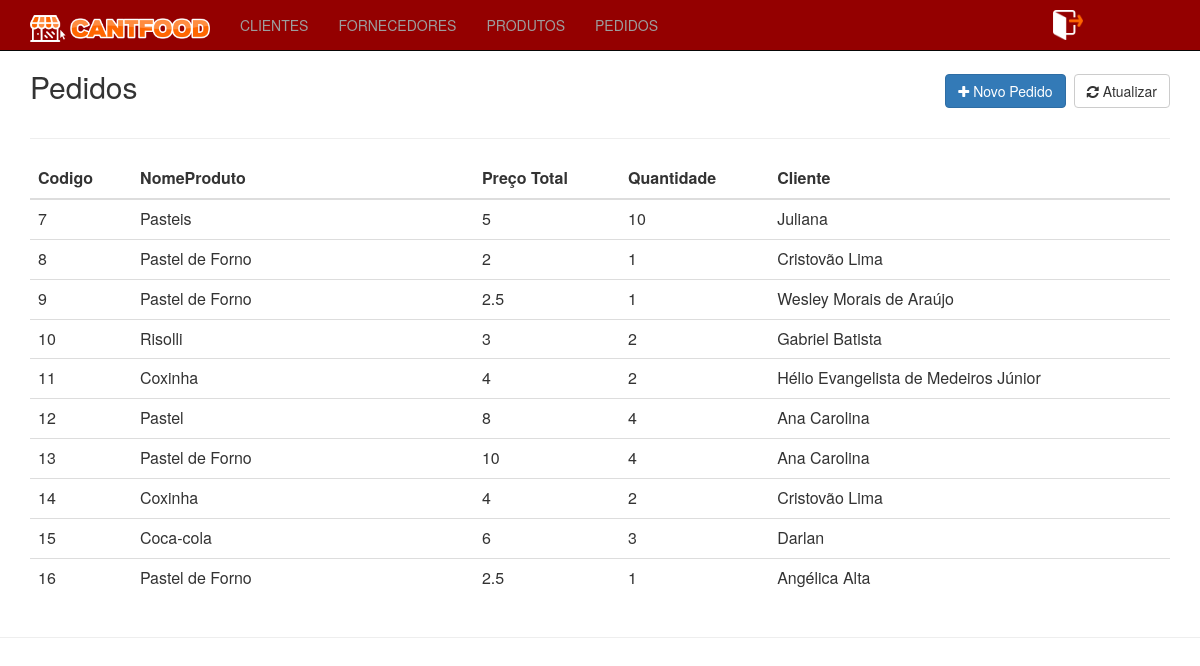
The page /pedidos/index.php on the database its author committed.
### tables this page shows
CREATE TABLE `pedidos` (
  `idProduto` int(11) NOT NULL,
  `idCliente` int(11) NOT NULL,
  `idPedidos` int(11) NOT NULL,
  `preco` double NOT NULL,
  `dataCompra` datetime NOT NULL,
  `nomeProduto` varchar(255) NOT NULL,
  `quantidade` int(12) NOT NULL,
  `nomeCliente` varchar(255) NOT NULL
);

### _dao/daoseguranca.php (called while the page is built, shortened)
<?php
function PedidosExistentes() {
    $conn = conexao();
    $result = mysqli_query($conn, "Select * from pedidos");
    $i = 0;
    $simulados = array();
    if (mysqli_num_rows($result)) {
        while ($row = $result->fetch_assoc()) {
            $simulados[$i]['ID_PEDIDO'] = $row['idPedidos'];
            $simulados[$i]['NOME_PROD'] = $row['nomeProduto'];
            $simulados[$i]['QUANT'] = $row['quantidade'];
            $simulados[$i]['PRECO'] = $row['preco'];
            $simulados[$i]['NOME_CLI'] = $row['nomeCliente'];
            $i++;
        }
    }
    return $simulados;
}
?>

### inc/database.php (called while the page is built, shortened)
<?php
function open_database() {
	try {
		$conn = new mysqli(DB_HOST, DB_USER, DB_PASSWORD, DB_NAME);
		return $conn;
	} catch (Exception $e) {
		echo $e->getMessage();
		return null;
	}
}
function find( $table = null, $id = null ) {
	$database = open_database();
	$found = null;
	try {
	  if ($id) {
	    $sql = "SELECT * FROM " . $table . " WHERE id = " . $id;
	    $result = $database->query($sql);
	    if ($result->num_rows > 0) {
	      $found = $result->fetch_assoc();
	    }
	  } else {
	    $sql = "SELECT * FROM " . $table;
	    $result = $database->query($sql);
	    if ($result->num_rows > 0) {
	      $found = $result->fetch_all(MYSQLI_ASSOC);
	    }
	  }
	} catch (Exception $e) {
	  $_SESSION['message'] = $e->GetMessage();
	  $_SESSION['type'] = 'danger';
  }
	return $found;
}
 function find_all( $table ) {
	return find($table);
}

### pedidos/functionspedidos.php (called while the page is built, shortened)
<?php
function indexpedidos() {
	$pedidos = find_all('pedidos');
}

### pedidos/index.php (the view, shortened to what this page needs)
<?php
    require_once('functionspedidos.php');
    indexpedidos();
?>
<header>
	<div class="row">
		<div class="col-sm-6">
			<h2>Pedidos</h2>
		</div>
		<div class="col-sm-6 text-right h2">
	    	<a class="btn btn-primary" href="addpedidos.php"><i class="fa fa-plus"></i> Novo Pedido</a>
	    	<a class="btn btn-default" href="index.php"><i class="fa fa-refresh"></i> Atualizar</a>
	    </div>
	</div>
</header>
<hr>
<table class="table table-hover">
<thead>
	<tr>
		<th>Codigo</th>
		<th width="30%">NomeProduto</th>
		<th>Preço Total</th>
        <th>Quantidade</th>
		<th>Cliente</th>
	</tr>
			</thead>
					<tbody>
					<?php
					require_once '../_dao/daoseguranca.php';
					$vetor = PedidosExistentes();
					$tamanho = count($vetor);
		            if($tamanho > 0){
		                for($i =0; $i<$tamanho; $i++){
		                    echo"<tr><td>" . $vetor[$i]['ID_PEDIDO']  . "</td>";
		                    echo"<td>" .     $vetor[$i]['NOME_PROD'] . "</td>";
		                    echo"<td>" .     $vetor[$i]['PRECO'] . "</td>";
		                    echo"<td>" .     $vetor[$i]['QUANT'] . "</td>";
		                    echo"<td>" .     $vetor[$i]['NOME_CLI'] . "</td>";
		                }
		            }
					  ?>
					</tbody>
			</table>

### inc/header.php (style rules this page uses)
body { padding-top: 50px; padding-bottom: 20px; }

### rows shown on the page
pedidos: idPedidos "7", nomeProduto "Pasteis", preco "5", quantidade "10", nomeCliente "Juliana"
pedidos: idPedidos "8", nomeProduto "Pastel de Forno", preco "2", quantidade "1", nomeCliente "Cristovão Lima"
pedidos: idPedidos "9", nomeProduto "Pastel de Forno", preco "2.5", quantidade "1", nomeCliente "Wesley Morais de Araújo"
pedidos: idPedidos "10", nomeProduto "Risolli", preco "3", quantidade "2", nomeCliente "Gabriel Batista"
pedidos: idPedidos "11", nomeProduto "Coxinha", preco "4", quantidade "2", nomeCliente "Hélio Evangelista de Medeiros Júnior"
pedidos: idPedidos "12", nomeProduto "Pastel", preco "8", quantidade "4", nomeCliente "Ana Carolina"
pedidos: idPedidos "13", nomeProduto "Pastel de Forno", preco "10", quantidade "4", nomeCliente "Ana Carolina"
pedidos: idPedidos "14", nomeProduto "Coxinha", preco "4", quantidade "2", nomeCliente "Cristovão Lima"
pedidos: idPedidos "15", nomeProduto "Coca-cola", preco "6", quantidade "3", nomeCliente "Darlan"
pedidos: idPedidos "16", nomeProduto "Pastel de Forno", preco "2.5", quantidade "1", nomeCliente "Angélica Alta"
